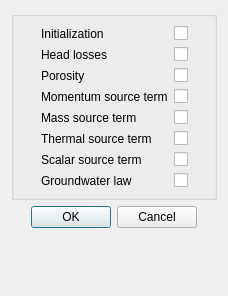
<?xml version="1.0" encoding="UTF-8"?>
<ui version="4.0">
 <class>VolumicZoneAdvancedDialogForm</class>
 <widget class="QDialog" name="VolumicZoneAdvancedDialogForm">
  <property name="geometry">
   <rect>
    <x>0</x>
    <y>0</y>
    <width>228</width>
    <height>296</height>
   </rect>
  </property>
  <property name="windowTitle">
   <string>Dialog</string>
  </property>
  <layout class="QGridLayout" name="gridLayout_3">
   <item row="0" column="0">
    <widget class="QGroupBox" name="groupBox">
     <property name="title">
      <string/>
     </property>
     <layout class="QGridLayout" name="gridLayout_2">
      <item row="0" column="0">
       <spacer>
        <property name="orientation">
         <enum>Qt::Horizontal</enum>
        </property>
        <property name="sizeHint" stdset="0">
         <size>
          <width>2</width>
          <height>16</height>
         </size>
        </property>
       </spacer>
      </item>
      <item row="0" column="1">
       <layout class="QGridLayout" name="gridLayout">
        <item row="0" column="0">
         <widget class="QLabel" name="labelInitialization">
          <property name="toolTip">
           <string>Code_Saturne key word: IGRAKE / IGRARI</string>
          </property>
          <property name="text">
           <string>Initialization</string>
          </property>
         </widget>
        </item>
        <item row="0" column="1">
         <widget class="QCheckBox" name="checkBoxInitialization">
          <property name="toolTip">
           <string>Code_Saturne key word: IGRAKE / IGRARI</string>
          </property>
          <property name="text">
           <string/>
          </property>
         </widget>
        </item>
        <item row="1" column="0">
         <widget class="QLabel" name="labelHeadLosses">
          <property name="toolTip">
           <string>Code_Saturne key word: IGRAKE / IGRARI</string>
          </property>
          <property name="text">
           <string>Head losses</string>
          </property>
         </widget>
        </item>
        <item row="1" column="1">
         <widget class="QCheckBox" name="checkBoxHeadLosses">
          <property name="toolTip">
           <string>Code_Saturne key word: IGRAKE / IGRARI</string>
          </property>
          <property name="text">
           <string/>
          </property>
         </widget>
        </item>
        <item row="2" column="0">
         <widget class="QLabel" name="labelPorosity">
          <property name="toolTip">
           <string>Code_Saturne key word: IGRAKE / IGRARI</string>
          </property>
          <property name="text">
           <string>Porosity</string>
          </property>
         </widget>
        </item>
        <item row="2" column="1">
         <widget class="QCheckBox" name="checkBoxPorosity">
          <property name="toolTip">
           <string>Code_Saturne key word: IGRAKE / IGRARI</string>
          </property>
          <property name="text">
           <string/>
          </property>
         </widget>
        </item>
        <item row="3" column="0">
         <widget class="QLabel" name="labelMomentum">
          <property name="toolTip">
           <string>Code_Saturne key word: IGRAKE / IGRARI</string>
          </property>
          <property name="text">
           <string>Momentum source term</string>
          </property>
         </widget>
        </item>
        <item row="3" column="1">
         <widget class="QCheckBox" name="checkBoxMomentum">
          <property name="toolTip">
           <string>Code_Saturne key word: IGRAKE / IGRARI</string>
          </property>
          <property name="text">
           <string/>
          </property>
         </widget>
        </item>
        <item row="4" column="0">
         <widget class="QLabel" name="labelMass">
          <property name="toolTip">
           <string>Code_Saturne key word: IGRAKE / IGRARI</string>
          </property>
          <property name="text">
           <string>Mass source term</string>
          </property>
         </widget>
        </item>
        <item row="4" column="1">
         <widget class="QCheckBox" name="checkBoxMass">
          <property name="toolTip">
           <string>Code_Saturne key word: IGRAKE / IGRARI</string>
          </property>
          <property name="text">
           <string/>
          </property>
         </widget>
        </item>
        <item row="5" column="0">
         <widget class="QLabel" name="labelThermal">
          <property name="toolTip">
           <string>Code_Saturne key word: IGRAKE / IGRARI</string>
          </property>
          <property name="text">
           <string>Thermal source term</string>
          </property>
         </widget>
        </item>
        <item row="5" column="1">
         <widget class="QCheckBox" name="checkBoxThermal">
          <property name="toolTip">
           <string>Code_Saturne key word: IGRAKE / IGRARI</string>
          </property>
          <property name="text">
           <string/>
          </property>
         </widget>
        </item>
        <item row="6" column="0">
         <widget class="QLabel" name="labelScalar">
          <property name="toolTip">
           <string>Code_Saturne key word: IGRAKE / IGRARI</string>
          </property>
          <property name="text">
           <string>Scalar source term</string>
          </property>
         </widget>
        </item>
        <item row="6" column="1">
         <widget class="QCheckBox" name="checkBoxScalar">
          <property name="toolTip">
           <string>Code_Saturne key word: IGRAKE / IGRARI</string>
          </property>
          <property name="text">
           <string/>
          </property>
         </widget>
        </item>
        <item row="7" column="0">
         <widget class="QLabel" name="labelGroundWater">
          <property name="toolTip">
           <string>Code_Saturne key word: IGRAKE / IGRARI</string>
          </property>
          <property name="text">
           <string>Groundwater law</string>
          </property>
         </widget>
        </item>
        <item row="7" column="1">
         <widget class="QCheckBox" name="checkBoxGroundWater">
          <property name="toolTip">
           <string>Code_Saturne key word: IGRAKE / IGRARI</string>
          </property>
          <property name="text">
           <string/>
          </property>
         </widget>
        </item>
       </layout>
      </item>
      <item row="0" column="2">
       <spacer>
        <property name="orientation">
         <enum>Qt::Horizontal</enum>
        </property>
        <property name="sizeHint" stdset="0">
         <size>
          <width>0</width>
          <height>16</height>
         </size>
        </property>
       </spacer>
      </item>
     </layout>
    </widget>
   </item>
   <item row="1" column="0">
    <widget class="QDialogButtonBox" name="buttonBox">
     <property name="orientation">
      <enum>Qt::Horizontal</enum>
     </property>
     <property name="standardButtons">
      <set>QDialogButtonBox::Cancel|QDialogButtonBox::Ok</set>
     </property>
     <property name="centerButtons">
      <bool>true</bool>
     </property>
    </widget>
   </item>
   <item row="2" column="0">
    <spacer>
     <property name="orientation">
      <enum>Qt::Vertical</enum>
     </property>
     <property name="sizeHint" stdset="0">
      <size>
       <width>20</width>
       <height>1</height>
      </size>
     </property>
    </spacer>
   </item>
  </layout>
 </widget>
 <resources/>
 <connections>
  <connection>
   <sender>buttonBox</sender>
   <signal>accepted()</signal>
   <receiver>VolumicZoneAdvancedDialogForm</receiver>
   <slot>accept()</slot>
   <hints>
    <hint type="sourcelabel">
     <x>248</x>
     <y>254</y>
    </hint>
    <hint type="destinationlabel">
     <x>157</x>
     <y>274</y>
    </hint>
   </hints>
  </connection>
  <connection>
   <sender>buttonBox</sender>
   <signal>rejected()</signal>
   <receiver>VolumicZoneAdvancedDialogForm</receiver>
   <slot>reject()</slot>
   <hints>
    <hint type="sourcelabel">
     <x>316</x>
     <y>260</y>
    </hint>
    <hint type="destinationlabel">
     <x>286</x>
     <y>274</y>
    </hint>
   </hints>
  </connection>
 </connections>
</ui>
